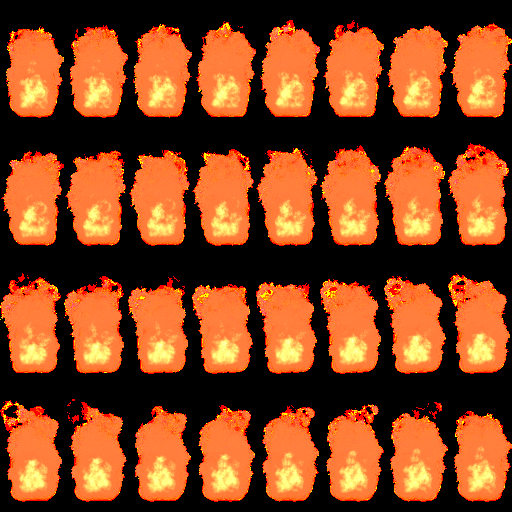
#> input picture images/fire.png, 512 x 512 px
$ python lecture11-collsion-detection-and-handling-part8.py   (older library calls are emulated)
#> lines starting #> are read from the running program, lines starting #| are printed output that depends on the picture
# lecture10-collsion-detection-and-handling-part1.py ---
#
# Filename: lecture10-collsion-detection-and-handling-part1.py
# Description:
# Author: Kwang Moo Yi
# Maintainer:
# Created: Wed Sep 19 17:48:29 2018 (-0700)
# Version:
#

# Commentary:
#
#
#
#

# Change Log:
#
#
#

# Code:

import time

import cv2
import numpy as np

FPS = np.array(60, dtype=np.float)
GRAVITY = 500
# GRAVITY = 12000
CR = 0.1
JUMP_SPEED = 200


class fire(object):
    """floor class"""

    def __init__(self, center, width, height,
                 color, mass, obj_type,
                 acceleration=(0, 0),
                 velocity=(0, 0)):

        self.center = np.array(center, dtype=np.float)
        self.updated = True
        self.color = color
        self.obj_type = obj_type
        self.health = 3

        # The *state* that we will change
        self.acceleration = np.array(acceleration, dtype=np.float)
        self.velocity = np.array(velocity, dtype=np.float)
        self.mass = mass

        self.width = width
        self.height = height
        # the points determining this block, with the center at origin
        self.pts = np.array([
            [-self.width * 0.5, -self.height * 0.5],
            [+self.width * 0.5, -self.height * 0.5],
            [+self.width * 0.5, +self.height * 0.5],
            [-self.width * 0.5, +self.height * 0.5],
        ])

        self.sprite_sheet = cv2.imread(
            "../images/fire.png", cv2.IMREAD_UNCHANGED)
        self.sprite_idx = 0

    def update(self):
        # Update position
        self.center += (self.velocity / FPS)
        # Update velocity
        self.velocity += (self.acceleration / FPS)
        # Record update so that we don't recalculate
        self.updated = True

    def get_points(self):

        if self.updated:
            scaler = 1.0
            if self.obj_type == "player":
                # Keep narrowing for the whole jump
                scaler = np.exp(-0.01 *
                                np.array([max(0, self.velocity[1]), 0]))
            self.abs_pts = np.round(
                self.center[None] + self.pts * scaler).astype(np.int)
            self.updated = False

        return self.abs_pts

    def draw(self, canvas):

        # convert sprite_idx to y,x
        x = (self.sprite_idx % 8) * 64
        y = (self.sprite_idx // 8) * 128
        cur_sprite = self.sprite_sheet[y:y+128, x:x+64]

        # Resize according to current points
        cur_rect = np.round(self.get_points()).astype(np.int)
        left = cur_rect[0, 0]
        top = cur_rect[0, 1]
        right = cur_rect[1, 0]
        bottom = cur_rect[2, 1]
        cur_sprite = cv2.resize(
            cur_sprite, (right - left + 1, bottom - top + 1))
        # Use the alpha channel and merge with current canvas
        canvas[top:bottom + 1, left:right + 1] = (
            cur_sprite[:, :, :3] * cur_sprite[:, :, 3, None]
            + canvas[top:bottom + 1, left:right + 1] *
            (1 - cur_sprite[:, :, 3, None])
        )

        # Move onto next sprite
        self.sprite_idx += 1
        if self.sprite_idx >= 8 * 4:
            self.sprite_idx = 0


class block(object):
    """floor class"""

    def __init__(self, center, width, height,
                 color, mass, obj_type,
                 acceleration=(0, 0),
                 velocity=(0, 0)):

        self.center = np.array(center, dtype=np.float)
        self.updated = True
        self.color = color
        self.obj_type = obj_type
        self.health = 3

        # The *state* that we will change
        self.acceleration = np.array(acceleration, dtype=np.float)
        self.velocity = np.array(velocity, dtype=np.float)
        self.mass = mass

        self.width = width
        self.height = height
        # the points determining this block, with the center at origin
        self.pts = np.array([
            [-self.width * 0.5, -self.height * 0.5],
            [+self.width * 0.5, -self.height * 0.5],
            [+self.width * 0.5, +self.height * 0.5],
            [-self.width * 0.5, +self.height * 0.5],
        ])

    def update(self):
        # Update position
        self.center += (self.velocity / FPS)
        # Update velocity
        self.velocity += (self.acceleration / FPS)
        # Record update so that we don't recalculate
        self.updated = True

    def get_points(self):

        if self.updated:
            scaler = 1.0
            if self.obj_type == "player":
                # Keep narrowing for the whole jump
                scaler = np.exp(-0.01 *
                                np.array([max(0, self.velocity[1]), 0]))
            self.abs_pts = np.round(
                self.center[None] - self.pts * scaler).astype(np.int)
            self.updated = False

        return self.abs_pts

    def draw(self, canvas):

        cv2.fillConvexPoly(canvas, self.get_points()[None], self.color)


def process_collision(obj_list):

    # Sort using the python built-in according to start points
    x_sorted = sorted(
        enumerate(obj_list),
        key=lambda idx_obj: idx_obj[1].get_points()[:, 0].min())
    # convert x_sorted into indice arrays
    x_sorted = [_x[0] for _x in x_sorted]

    # Do the same for y_sorted
    y_sorted = sorted(
        enumerate(obj_list),
        key=lambda idx_obj: idx_obj[1].get_points()[:, 1].min())
    y_sorted = [_y[0] for _y in y_sorted]

    # List of things that are overlapping for x
    x_overlap = []
    # Going through the order see if there is overlap
    for i in range(len(x_sorted) - 1):
        cur_end = obj_list[x_sorted[i]].get_points()[:, 0].max()
        next_start = obj_list[x_sorted[i + 1]].get_points()[:, 0].min()
        # If overlap, add to list
        if cur_end >= next_start:
            min_idx = min(x_sorted[i], x_sorted[i + 1])
            max_idx = max(x_sorted[i], x_sorted[i + 1])
            x_overlap.append((min_idx, max_idx))

    # Do the same for y
    y_overlap = []
    # Going through the order see if there is overlap
    for i in range(len(y_sorted) - 1):
        cur_end = obj_list[y_sorted[i]].get_points()[:, 1].max()
        next_start = obj_list[y_sorted[i + 1]].get_points()[:, 1].min()
        # If overlap, add to list
        if cur_end >= next_start:
            min_idx = min(y_sorted[i], y_sorted[i + 1])
            max_idx = max(y_sorted[i], y_sorted[i + 1])
            y_overlap.append((min_idx, max_idx))

    # Check if there's a common element in x and y overlaps
    collision = []
    for overlap in x_overlap:
        if overlap in y_overlap:
            collision += [overlap]

    # Deal with collision
    for pair in collision:
        # We will first undo our updates
        for idx in pair:
            obj = obj_list[idx]
            obj.velocity -= (obj.acceleration / FPS)
            obj.center -= (obj.velocity / FPS)

        # Equation from https://en.wikipedia.org/wiki/Coefficient_of_restitution
        va_i = obj_list[pair[0]].velocity
        ma = obj_list[pair[0]].mass
        vb_i = obj_list[pair[1]].velocity
        mb = obj_list[pair[1]].mass

        # We'll use negative number for mass to denote infinite :-) Note that
        # this processing here will cause weird things to happen!
        if ma > 0 and mb > 0:
            va_f = (ma * va_i + mb * vb_i + mb *
                    CR * (vb_i - va_i)) / (ma + mb)
            vb_f = (ma * va_i + mb * vb_i + ma *
                    CR * (va_i - vb_i)) / (ma + mb)
        elif ma > 0:
            va_f = -CR * va_i
            vb_f = vb_i
        elif mb > 0:
            va_f = va_i
            vb_f = -CR * vb_i
        else:
            va_f = va_i
            vb_f = vb_i

        obj_list[pair[0]].velocity = va_f
        obj_list[pair[1]].velocity = vb_f

        # Don't update position, simply apply acceleration
        for idx in pair:
            obj = obj_list[idx]
            obj.velocity += (obj.acceleration / FPS)

        # We also check if the collision was between "player" and "obstacle",
        # and if so, reduce player's health, as well as destroy obstacle.
        player_idx = -1
        obstacle_idx = -1
        for idx in pair:
            obj = obj_list[idx]
            if obj.obj_type == "player":
                player_idx = idx
            elif obj.obj_type == "obstacle":
                obstacle_idx = idx
        if player_idx >= 0 and obstacle_idx >= 0:
            print("Ooow!")
            obj_list[player_idx].health -= 1
            obj_list[obstacle_idx].health = 0


# mouse callback function
# [9 lines left out: function mouse_callback, not called in this run]


def init():

    # List of objects
    obj_list = [
        fire(
            center=(10, 10),
            width=10, height=20, color=(255, 0, 0),
            obj_type="player",
            mass=1, acceleration=(0, GRAVITY)),
        block(
            center=(50, 70),
            width=100, height=6, color=(0, 200, 200),
            obj_type="background",
            mass=-1, acceleration=(0, 0))
    ]
#> in __init__, self.sprite_sheet is the input picture: shape (512, 512, 4); mean B, G, R, A 29.7, 68.6, 135.2, 53.9

    return obj_list, time.time()


# [43 lines left out: function endscene, not called in this run]


def gameplay(obj_list, canvas, init_time):

    new_obj_list = []

    # For all objects if health is zero, remove it from object list
    is_player_alive = False
    for obj in obj_list:
        if obj.health > 0:
            # For player
            if obj.obj_type == "player":
                is_player_alive = True
                new_obj_list += [obj]
            # For obstacle
            elif obj.obj_type == "obstacle":
                # Add only if object is in screen
                if obj.get_points()[:, 0].min() > 0:
                    new_obj_list += [obj]
            # For background
            else:
                new_obj_list += [obj]

    if not is_player_alive:
        # If player does not exist in the obj list, do cutscene and initialize
        # object list
        endscene(canvas)
        new_obj_list, init_time = init()

    else:
        # Otherwise, randomly add a red block
        prob_add = 1 / FPS
        if prob_add > np.random.rand():
            bottom = 66
            height = np.random.rand() * 30 + 10
            cy = (bottom - height + bottom) * 0.5
            new_obj_list += [
                block(
                    center=(100, cy),
                    width=5, height=height, color=(0, 0, 255),
                    obj_type="obstacle",
                    velocity=(-100, 0),
                    mass=-1, acceleration=(0, 0))
            ]

        pass

    return new_obj_list, init_time


def main():

    obj_list, init_time = init()

    while True:

        # For the FPS counter
        time_start = time.time()

        canvas = np.ones((100, 100, 3), dtype=np.uint8) * 255
        for obj in obj_list:
            obj.update()
        process_collision(obj_list)
        for obj in obj_list:
            obj.draw(canvas)
#> this loop made 2 passes
#> pass 1, in draw, `cur_sprite = self.sprite_sheet[y:y+128, x:x+64]`:
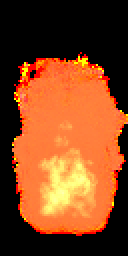
#> cur_sprite: shape (128, 64, 4) (shown 2 times larger); mean B, G, R, A 29.3, 67.2, 130.1, 54.8

        # Measure compute/rendering time
        time_comp = time.time() - time_start
        time_wait = 1000.0 / FPS - 1000.0 * time_comp
        # print(time_comp, time_wait)
        key = cv2.waitKey(int(time_wait))
#> (key Esc is pressed here)

        # We now display the survival time
        cur_time = time.time() - init_time
        font = cv2.FONT_HERSHEY_SIMPLEX
        cv2.putText(
            canvas, str(int(round(cur_time))), (5, 10), font, 0.3, (0, 255, 0))

        # We'll compute gameplay logic here, just to simplify some
        # implementations, such as drawing :-) This is not perfect but should
        # not make much difference.
        obj_list, init_time = gameplay(obj_list, canvas, init_time)

        # Final display
        cv2.imshow(
            "canvas", cv2.resize(canvas, (500, 500), interpolation=cv2.INTER_NEAREST))
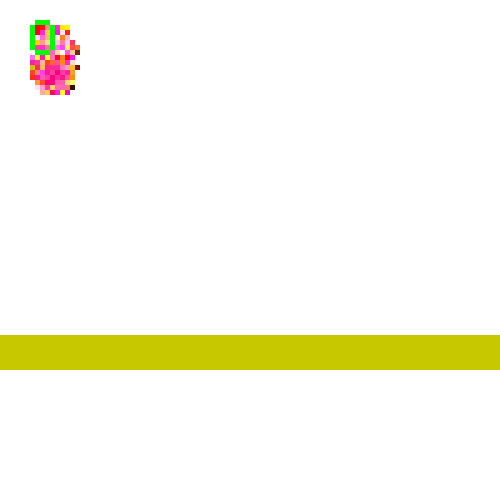
#> window 'canvas': shape (500, 500, 3); mean B, G, R 235.4, 249.6, 250.7

        # Set mouse callback for this window
        param = {"obj_list": obj_list}
        cv2.setMouseCallback("canvas", mouse_callback, param)

        # Deal with keyboard input
        if 113 == key:
            print("done")
            break
        elif 114 == key:
            obj_list, init_time = init()
            print("reset")

    pass


if __name__ == "__main__":
    main()
    exit(0)


#
# lecture10-collsion-detection-and-handling-part1.py ends here
